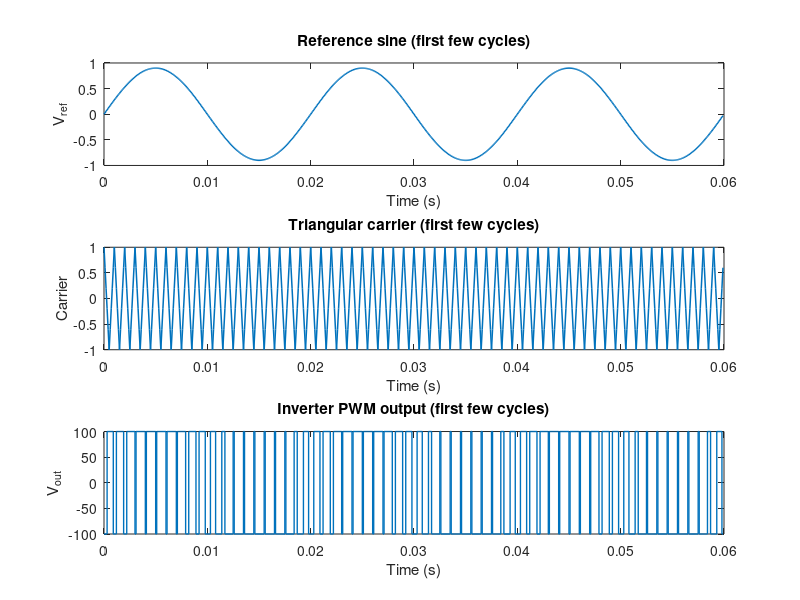
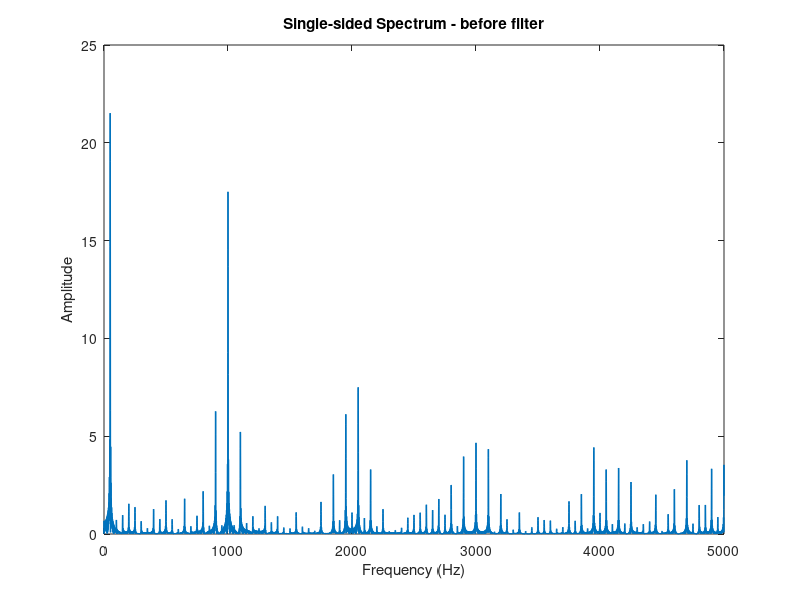

These charts were generated, in order, by the following MATLAB code: (Note: this script raises an error after producing the figures.)
clc; clear; close all;

%% ===== PARAMETERS =====
Vdc = 100;           % DC bus voltage (V)
f_out = 50;          % desired output frequency (Hz)
fs = 10000;          % sampling frequency (Hz) - increase for more accuracy
numCycles = 20;      % integer number of output cycles (helps FFT resolution)
Tsim = numCycles / f_out;
t = 0:1/fs:Tsim-1/fs;    % time vector
N = length(t);

% SPWM parameters
f_carrier = 1000;    % carrier (triangular) frequency Hz
ma = 0.9;            % modulation index (0..1)

%% ===== Generate reference sine and triangular carrier =====
Vref = ma * sin(2*pi*f_out*t);          % reference sine [-ma,ma]

% Triangular carrier (amplitude +/-1). Uses mod() to avoid toolbox dependency.
tri = 4*abs(mod(f_carrier * t, 1) - 0.5) - 1;   % range [-1,1]

%% ===== Generate PWM and Inverter Output (±Vdc) =====
PWM = double(Vref >= tri);         % comparator -> 0/1
Vout = Vdc * (2*PWM - 1);          % map to ±Vdc

%% ===== Plot first few cycles (time-domain) =====
plotCycles = 3;
idxEnd = find(t >= plotCycles/f_out, 1) - 1;

figure('Name','Time-domain signals','NumberTitle','off');
subplot(3,1,1);
plot(t(1:idxEnd), Vref(1:idxEnd), 'LineWidth', 1.1);
title('Reference sine (first few cycles)'); xlabel('Time (s)'); ylabel('V_{ref}');

subplot(3,1,2);
plot(t(1:idxEnd), tri(1:idxEnd), 'LineWidth', 1.1);
title('Triangular carrier (first few cycles)'); xlabel('Time (s)'); ylabel('Carrier');

subplot(3,1,3);
stairs(t(1:idxEnd), Vout(1:idxEnd), 'LineWidth', 1);
title('Inverter PWM output (first few cycles)'); xlabel('Time (s)'); ylabel('V_{out}');

%% ===== FFT / Spectrum and THD (before filter) =====
% Windowing to reduce leakage
win = ones(1,N);         % row vector
v = Vout .* win;

% Zero-pad for better frequency resolution
NFFT = 2^nextpow2(N) * 4;
Y = fft(v, NFFT);

% single-sided amplitude spectrum
P2 = abs(Y)/NFFT;
P1 = P2(1:NFFT/2+1);
P1(2:end-1) = 2*P1(2:end-1);
f1 = (0:(NFFT/2)) * (fs / NFFT);

% find fundamental index (closest bin)
[~, idxFund] = min(abs(f1 - f_out));
A1 = P1(idxFund);

% harmonic indices and THD calculation
maxHarm = floor((fs/2)/f_out);                % up to Nyquist
harmNums = 2:maxHarm;
idxs = round(harmNums * f_out * NFFT / fs) + 1; % +1 for MATLAB indexing
idxs = idxs(idxs <= length(P1));              % discard out-of-range

A_harm = P1(idxs);
THD_before = 100 * sqrt(sum(A_harm.^2)) / A1;  % percent

fprintf('THD (before filter) = %.3f %%\n', THD_before);

% Plot spectrum (before filter)
figure('Name','Spectrum before filter','NumberTitle','off');
plot(f1, P1, 'LineWidth', 1);
xlim([0, min(5000, fs/2)]);
xlabel('Frequency (Hz)'); ylabel('Amplitude'); title('Single-sided Spectrum - before filter');

%% ===== Design LC low-pass filter =====
Rload = 10;          % load resistance in ohms
fc_cut = 200;        % desired cutoff (Hz) -- set > f_out but << f_carrier
L = 5e-3;            % choose L (H) - example 5 mH
C = 1 / ((2*pi*fc_cut)^2 * L);  % compute C to get approx cutoff

fprintf('LC filter chosen: L = %.3e H, C = %.3e F, fc (design) = %.1f Hz\n', L, C, fc_cut);

%% ===== Apply LC filter in frequency domain =====
% Work with shifted FFT so we can evaluate H(f) from negative to positive freqs
Yshift = fftshift(Y);
fshift = (-NFFT/2 : NFFT/2-1) * (fs / NFFT);    % frequency axis for shifted FFT
s = 1j*2*pi*fshift;

% impedances
Zc = 1 ./ (s * C);          % capacitor impedance (inf at DC)
Zl = s * L;                 % inductor impedance
Zload = 1 ./ (1/Rload + 1 ./ Zc);   % parallel C||R

% transfer function Vout/Vin (series L then parallel C||R)
Hshift = Zload ./ (Zl + Zload);

% apply filter in frequency domain and inverse FFT
Yfilt_shift = Yshift .* Hshift;
Yfilt = ifftshift(Yfilt_shift);
v_filt = ifft(Yfilt, 'symmetric');   % filtered time-domain signal (real)

%% ===== THD after filtering =====
vwin = v_filt(1:N) .* win;
Y2 = fft(vwin, NFFT);
P2f = abs(Y2)/NFFT;
P1f = P2f(1:NFFT/2+1);
P1f(2:end-1) = 2*P1f(2:end-1);

A1f = P1f(idxFund);
A_harm_f = P1f(idxs);
THD_after = 100 * sqrt(sum(A_harm_f.^2)) / A1f;

fprintf('THD (after LC filter) = %.3f %%\n', THD_after);

% Plot spectrum after filter
figure('Name','Spectrum after LC filter','NumberTitle','off');
plot(f1, P1f, 'LineWidth', 1);
xlim([0, min(2000, fs/2)]);
xlabel('Frequency (Hz)'); ylabel('Amplitude');
title('Single-sided Spectrum - after LC filter');

% Plot time domain comparison (zoomed)
figure('Name','Time-domain comparison','NumberTitle','off');
subplot(2,1,1);
stairs(t(1:idxEnd), Vout(1:idxEnd), 'LineWidth', 1);
title('PWM output (time domain, unfiltered)'); xlabel('Time (s)'); ylabel('V');

subplot(2,1,2);
plot(t(1:idxEnd), v_filt(1:idxEnd), 'LineWidth', 1.1);
title(sprintf('Filtered output (time domain) — THD: %.3f %%', THD_after));
xlabel('Time (s)'); ylabel('V');

%% ===== Optional: Sweep modulation index and show THD change =====
mas = 0.2:0.1:1.0;
THD_b = zeros(size(mas));
THD_a = zeros(size(mas));

for k=1:length(mas)
    Vref_k = mas(k) * sin(2*pi*f_out*t);
    PWM_k = double(Vref_k >= tri);
    Vout_k = Vdc * (2*PWM_k - 1);
    vk = Vout_k .* win;
    Yk = fft(vk, NFFT);
    P2k = abs(Yk)/NFFT; P1k = P2k(1:NFFT/2+1); P1k(2:end-1)=2*P1k(2:end-1);
    A1k = P1k(idxFund);
    idxs_k = idxs(idxs <= length(P1k));
    THD_b(k) = 100 * sqrt(sum(P1k(idxs_k).^2)) / A1k;

    % filter
    Yk_shift = fftshift(Yk);
    Yf_k_shift = Yk_shift .* Hshift;
    Yf_k = ifftshift(Yf_k_shift);
    v_filt_k = ifft(Yf_k, 'symmetric');
    v_filt_k_win = v_filt_k(1:N) .* win;
    Yfk = fft(v_filt_k_win, NFFT);
    P2fk = abs(Yfk)/NFFT; P1fk = P2fk(1:NFFT/2+1); P1fk(2:end-1)=2*P1fk(2:end-1);
    A1fk = P1fk(idxFund);
    THD_a(k) = 100 * sqrt(sum(P1fk(idxs_k).^2)) / A1fk;
end

figure('Name','THD vs modulation index','NumberTitle','off');
plot(mas, THD_b, '-o', mas, THD_a, '-x', 'LineWidth', 1.1);
xlabel('Modulation index (m_a)'); ylabel('THD (%)');
legend('Before filter','After filter'); grid on;
title('THD variation with modulation index');

% End of script
